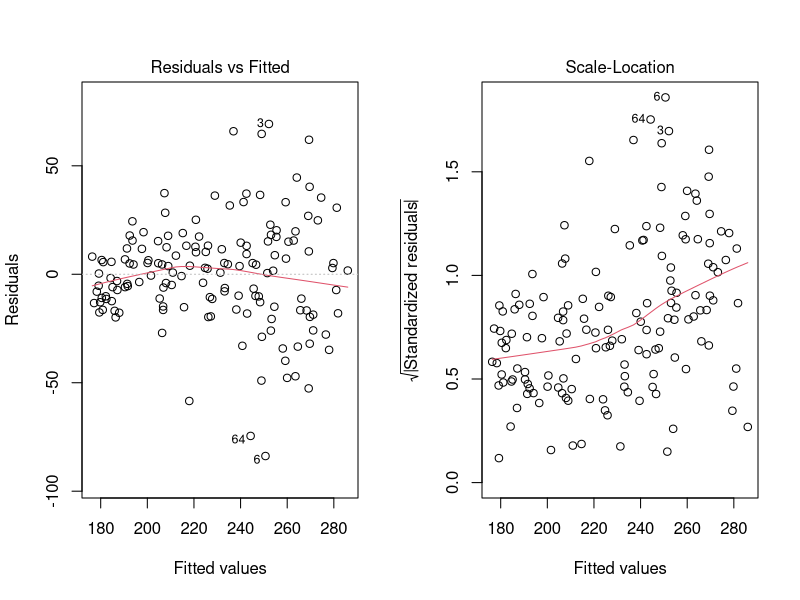
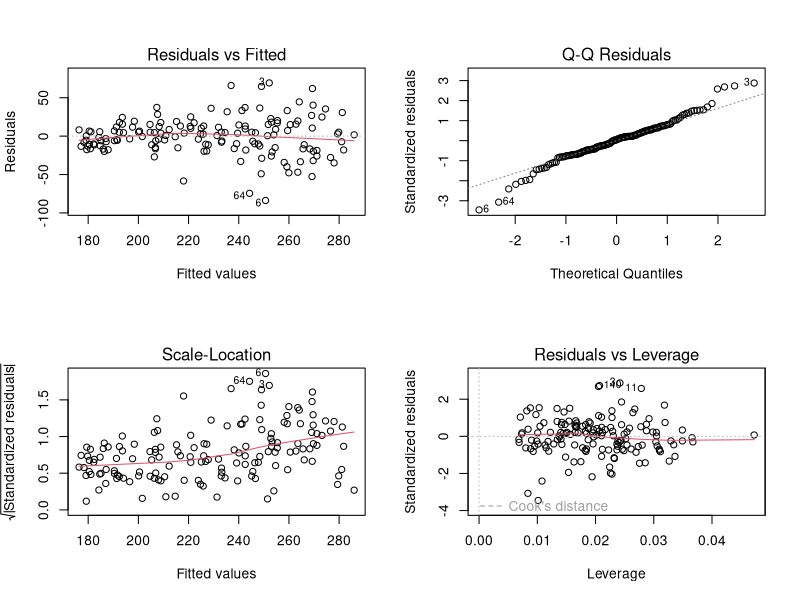

Write the R code that produced these figures, in order. (Note: this script raises an error after producing the figures.)
set.seed(2024)
# ========= simulacija podatkov ============
n = 150 # velikost vzorca

generiranje_podatkov <- function(beta0, beta1, beta2, hetero, eksp) {
  # generiranje vrednosti za x1 in x2 # x1 <- rnorm(n, 50, 3)
  # x2 <- rnorm(n, 200, 8)
  x1 <- runif(n, 20, 60)
  x2 <- runif(n, 2, 10)
  epsilon <- rnorm(n, 0,x1*hetero) # dodava heteroskedasticnost
  # izračun napovedne spremenljivke za model (parametri = vhodni argumenti) 
  # z ^eksp dodava nelinearni del
  y <- beta0 + beta1 * x1 + beta2 * x2^eksp + epsilon
  # podatke spravimo v podatkovni okvir in vrnemo kot rezultat funkcije
  data.frame(x1 = x1, x2 = x2, y = y) 
}

# izracun vrednosti vzorca
vzorec06_08 = generiranje_podatkov(100, 3, 2, 0.6, 0.8)
vzorec06_14 = generiranje_podatkov(100, 3, 2, 0.6, 1.4)
vzorec1_08 = generiranje_podatkov(100, 3, 2, 1, 0.8)
vzorec1_14 = generiranje_podatkov(100, 3, 2, 1, 1.4)
vzorec12_08 = generiranje_podatkov(100, 3, 2, 1.2, 0.8)
vzorec12_14 = generiranje_podatkov(100, 3, 2, 1.2, 1.4)

# vzorce zdruziva v data frame
vzorec_skupaj = data.frame("alpha" = rep(c(0.6, 1, 1.2), each=2*n),
                           "gamma" = rep(rep(c(0.8, 1.4), each=n),3),
                           "vred" =  rbind(vzorec06_08, vzorec06_14, 
                                      vzorec1_08, vzorec1_14,
                                      vzorec12_08, vzorec12_14))

# preimenujeva zadnje tri stolpce
colnames(vzorec_skupaj)[3:5] = c("x1", "x2", "y")

# modeli (brez transformacije)
model06_08 = lm(y ~ x1 + x2, vzorec06_08)
model06_14 = lm(y ~ x1 + x2, vzorec06_14)
model1_08 = lm(y ~ x1 + x2, vzorec1_08)
model1_14 = lm(y ~ x1 + x2, vzorec1_14)
model12_08 = lm(y ~ x1 + x2, vzorec12_08)
model12_14 = lm(y ~ x1 + x2, vzorec12_14)

# primer grafa ostankov
par(mfrow=c(1,2))
plot(model06_08, which = c(1,3))

# ==================== primerjava IZ (brez transformacije) =================

# klasicna analiza
par(mfrow=c(2,2))
plot(model06_08)
par(mfrow=c(1,1))
summary(model06_08)
confint(model06_08)
orgEst = summary(model06_08)$coef

# __________ bootstrap __________
m = 1000

alpha_v = c(0.6, 0.6, 1, 1, 1.2, 1.2)
gamma_v = c(0.8, 1.4, 0.8, 1.4, 0.8, 1.4)

res = matrix(NA, nrow = m*length(alpha_v), ncol = 5)
colnames(res) = c("alpha", "gamma", "int", "x1", "x2")
set.seed(2024)


ind_res=1 # indeks za pisanje v res
for(kateri in 1:length(alpha_v)){
  for(i in 1:m){
    # n velikost vzorcev x1 in x2
    ind = sample(n, replace = TRUE)
    # izbereva podatke za trenutni alpha in gamma
    podatki = vzorec_skupaj %>% 
      filter(alpha == alpha_v[kateri] & gamma == gamma_v[kateri]) %>%
      select(c("x1", "x2", "y")) # izlociva le stolpce x1, x2, y
    
    iFitLm = lm(y ~ x1 + x2, data=podatki[ind,])
    iEst = summary(iFitLm)$coef
    
    res[ind_res, 1:2] = c(alpha_v[kateri], gamma_v[kateri])
    res[ind_res, 3:5] = iEst[,1]
    
    ind_res = ind_res + 1
  }
}

# primer izracuna IZ s quantile
res_izbrani = data.frame(res) %>% 
  filter(alpha == 0.6 & gamma == 0.8) %>%
  select(c("int", "x1", "x2"))

alpha = 0.05
percCI = t(apply(res_izbrani[,1:3], 2, quantile, probs = c(alpha/2, 1-alpha/2)))

